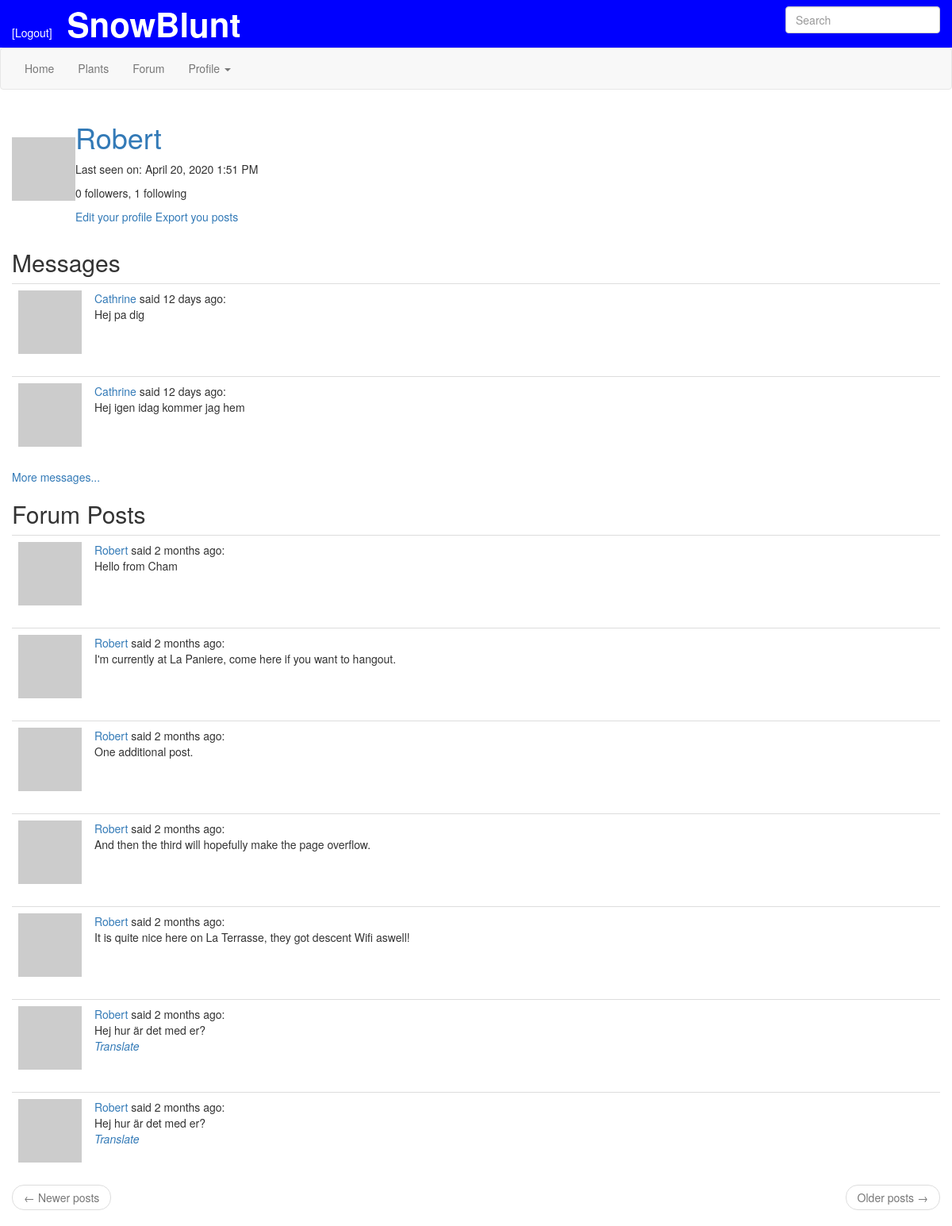
Page /user/Robert (signed in) on the earlier database version.
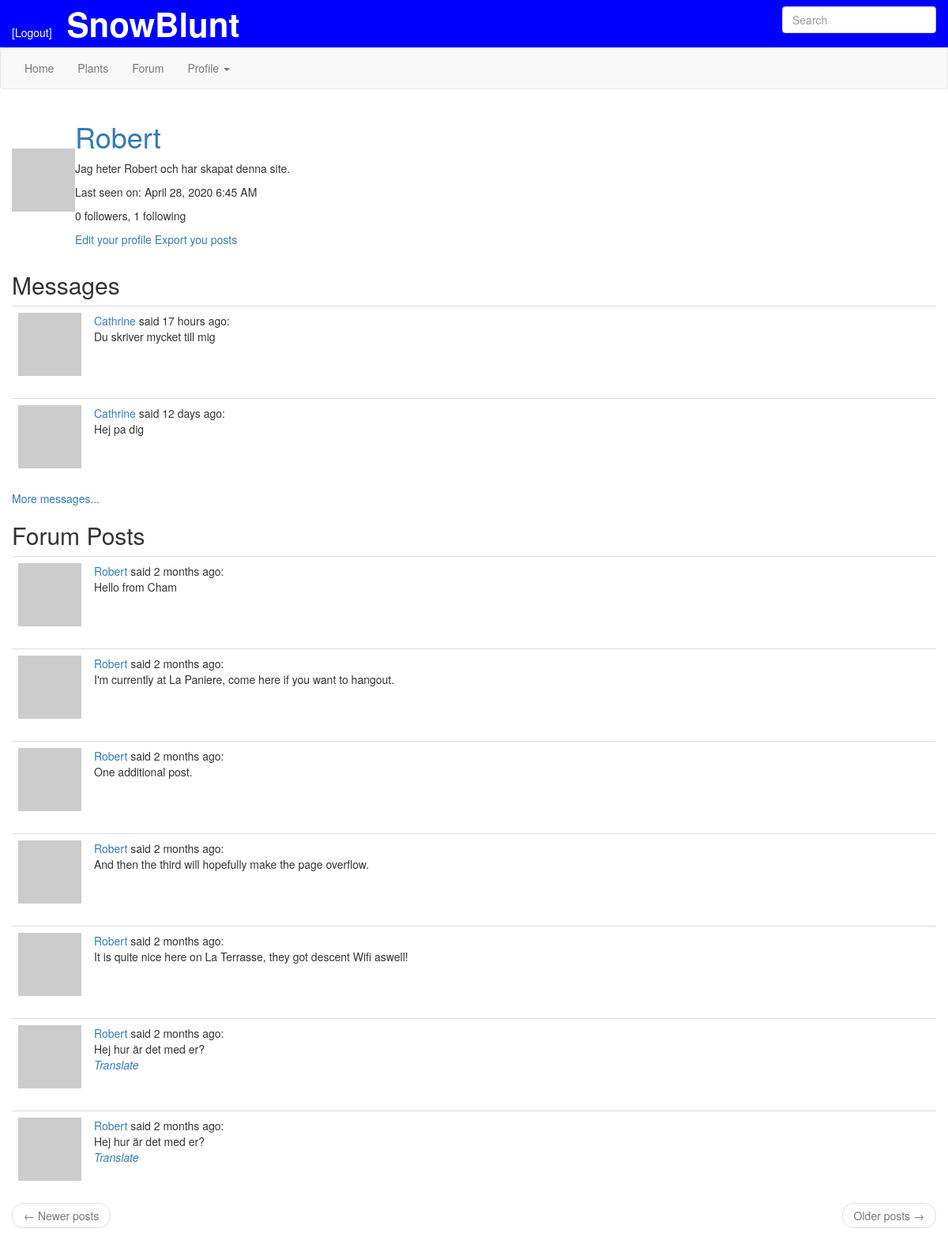
Same page on the later database version.
### app/models.py (models this page shows, shortened)
class PaginatedAPIMixin(object):
    @staticmethod
    def to_collection_dict(query, page, per_page, endpoint, **kwargs):
        resources = query.paginate(page, per_page, False)
        data = {
            'items': [item.to_dict() for item in resources.items],
            '_meta': {
                'page': page,
                'per_page': per_page,
                'total_page': resources.pages,
                'total_items': resources.total
            },
            '_links': {
                'self': url_for(endpoint, page=page, per_page=per_page,
                                **kwargs),
                'next': url_for(endpoint, page=page + 1, per_page=per_page,
                                **kwargs) if resources.has_next else None,
                'prev': url_for(endpoint, page=page - 1, per_page=per_page,
                                **kwargs) if resources.has_prev else None
            }
        }
        return data

class User(PaginatedAPIMixin, UserMixin, db.Model):
    id = db.Column(db.Integer, primary_key=True)
    username = db.Column(db.String(64), index=True, unique=True)
    email = db.Column(db.String(120), index=True, unique=True)
    password_hash = db.Column(db.String(128))
    posts = db.relationship('Post', backref='author', lazy='dynamic')
    about_me = db.Column(db.String(140))
    last_seen = db.Column(db.DateTime, default=datetime.utcnow)
    followed = db.relationship(
        'User', secondary=followers,
        primaryjoin=(followers.c.follower_id == id),
        secondaryjoin=(followers.c.followed_id == id),
        backref=db.backref('followers', lazy='dynamic'), lazy='dynamic')
    notifications = db.relationship('Notification', backref='user',
                                    lazy='dynamic')
    tasks = db.relationship('Task', backref='user', lazy='dynamic')
    messages_sent = db.relationship('Message',
                                    foreign_keys='Message.sender_id',
                                    backref='author', lazy='dynamic')
    messages_received = db.relationship('Message',
                                        foreign_keys='Message.recipient_id',
                                        backref='recipient', lazy='dynamic')
    last_message_read_time = db.Column(db.DateTime)
    token = db.Column(db.String(32), index=True, unique=True)
    token_expiration = db.Column(db.DateTime)
    def avatar(self, size):
        digest = md5(self.email.lower().encode('utf-8')).hexdigest()
        return 'https://www.gravatar.com/avatar/{}?d=identicon&s={}'.format(digest, size)
    def new_message(self):
        last_read_time = self.last_message_read_time or datetime(1900, 1, 1)
        return Message.query.filter_by(recipient=self).filter(
            Message.timestamp > last_read_time).count()
    def get_tasks_in_progress(self):
        return Task.query.filter_by(user=self, complete=False).all()
    def get_task_in_progress(self, name):
        return Task.query.filter_by(name=name, user=self,
                                    complete=False).first()

class Message(db.Model):
    id = db.Column(db.Integer, primary_key=True)
    sender_id = db.Column(db.Integer, db.ForeignKey('user.id'))
    recipient_id = db.Column(db.Integer, db.ForeignKey('user.id'))
    body = db.Column(db.String(140))
    timestamp = db.Column(db.DateTime, index=True, default=datetime.utcnow)

class SearchableMixin(object):
    @classmethod
    def before_commit(cls, session):
        session._changes = {
            'add': list(session.new),
            'update': list(session.dirty),
            'delete': list(session.deleted)
        }
    @classmethod
    def after_commit(cls, session):
        for obj in session._changes['add']:
            if isinstance(obj, SearchableMixin):
                add_to_index(obj.__tablename__, obj)
        for obj in session._changes['update']:
            if isinstance(obj, SearchableMixin):
                add_to_index(obj.__tablename__, obj)
        for obj in session._changes['delete']:
            if isinstance(obj, SearchableMixin):
                remove_from_index(obj.__tablename__, obj)
        session._changes = None

class Post(SearchableMixin, db.Model):
    __searchable__ = ['body']
    id = db.Column(db.Integer, primary_key=True)
    body = db.Column(db.String(140))
    timestamp = db.Column(db.DateTime, index=True, default=datetime.utcnow)
    user_id = db.Column(db.Integer, db.ForeignKey('user.id'))
    language = db.Column(db.String(5))

### app/main/routes.py (the view, shortened to what this page needs)
@bp.route('/user/<username>', methods=['GET', 'POST'])
@login_required
def user(username):
    user = User.query.filter_by(username=username).first_or_404()
    page = request.args.get('page', 1, type=int)
    if user == current_user:
        form = EditProfileForm(current_user.username)
        if form.validate_on_submit():
            current_user.username = form.username.data
            current_user.about_me = form.about_me.data
            db.session.commit()
            flash(_('Your changes have been saved.'))
            return redirect(url_for('main.user', username=username))
        elif request.method == 'GET':
            form.username.data = current_user.username
            form.about_me.data = current_user.about_me
    messages = current_user.messages_received \
        .order_by(Message.timestamp.desc()) \
        .limit(2)
    posts = current_user.posts.paginate(page,
                                        current_app.config['POSTS_PER_PAGE'],
                                        False)
    next_url = url_for('main.user', username=user.username, page=posts.next_num) \
        if posts.has_next else None
    prev_url = url_for('main.user', username=user.username, page=posts.prev_num) \
        if posts.has_prev else None
    return render_template('user.html', form=form, user=user, messages=messages, posts=posts.items,
                           next_url=next_url, prev_url=prev_url)

### app/main/forms.py (shortened to what this page needs)
class SearchForm(FlaskForm):
    q = StringField(_l('Search'), validators=[DataRequired()])
    def __init__(self, *args, **kwargs):
        if 'formdata' not in kwargs:
            kwargs['formdata'] = request.args
        if 'csrf_enabled' not in kwargs:
            kwargs['csrf_enabled'] = False
        super(SearchForm, self).__init__(*args, **kwargs)

class EditProfileForm(FlaskForm):
    username = StringField('Username', validators=[DataRequired()])
    about_me = TextAreaField('About me', validators=[Length(min=0, max=140)])
    submit = SubmitField('submit')
    def __init__(self, original_username, *args, **kwargs):
        super(EditProfileForm, self).__init__(*args, **kwargs)
        self.original_username = original_username

### app/main/routes.py (called while the page is built)
@bp.before_request
def before_request():
    if current_user.is_authenticated:
        current_user.last_seen = datetime.utcnow()
        db.session.commit()
        g.search_form = SearchForm()
    g.locale = str(get_locale())

### app/models.py (called while the page is built)
@login.user_loader
def load_user(id):
    return User.query.get(int(id))

### app/templates/user.html
{% extends "user_temp.html" %}
{% block user_content %}
    {% if user == current_user %}
    {% if messages %}
      <h2>{{ _('Messages') }}</h2>
      {% for post in messages %}
        {% include '_post.html' %}
      {% endfor %}
      <a href="{{ url_for('main.messages') }}">More messages...</a>
    {% endif %}
    {% endif %}
    <h2>{{ _('Forum Posts') }}</h2>
    {% if posts %}
      {% for post in posts %}
          {% include '_post.html' %}
      {% endfor %}
      <nav aria-label="...">
        <ul class="pager">
          <li class="previous{% if not prev_url %} disabled{% endif %}">
            <a href="{{ prev_url or '#'}}">
              <span aria-hidden="true">&larr;</span> Newer posts
            </a>
          </li>
          <li class="next{% if not next_url %} disabled{% endif %}">
            <a href="{{ next_url or '#'}}">
              Older posts <span aria-hidden="true">&rarr;</span>
            </a>
          </li>
        </ul>
      </nav>
    {% else %}
      <p> When you post something in the forum you will see it here. </p>
    {% endif %}
{% endblock %}

### app/templates/user_temp.html (shortened to what this page needs)
{% extends "template.html" %}
{% import 'bootstrap/wtf.html' as wtf %}
{% block app_content %}
  <div class="row">
    <div class="col-sm-6">
      <table>
        <tr>
          <td><img src="{{ user.avatar(128) }}"></td>
          <td>
            <h1><a href="{{ url_for('main.user', username=user.username) }}">
              {{ user.username }}
            </a></h1>
            {% if user.about_me %}<p>{{ user.about_me }}</p>{% endif %}
            {% if user.last_seen %}
              <p>Last seen on: {{ moment(user.last_seen).format('LLL') }}</p>
            {% endif %}
            <p>{{ user.followers.count() }} followers, {{ user.followed.count() }} following </p>
            <p>
            {% if user == current_user %}
                <a data-toggle="collapse" href="#edit_profile">Edit your profile</a>
              {% if not current_user.get_task_in_progress('export_posts') %}
                  <a href="{{ url_for('main.export_posts') }}">
                    {{ _('Export you posts') }}
                  </a>
              {% endif %}
            {% elif not current_user.is_following(user) %}
                <a href="{{ url_for('main.follow', username=user.username) }}">Follow</a>
            {% else %}
                <a href="{{ url_for('main.unfollow', username=user.username) }}">Unfollow</a>
            {% endif %}
            </p>
          </td>
        </tr>
      </table>
    </div>
    {% if form %}
    <div class="col-sm-4">
    </div>
    </div>
    <div class="row">
      <div class="col-sm-6">
      </div>
    {% endif %}
  </div>
  {% block user_content %}
  {% endblock %}
{% endblock %}

### app/templates/_post.html
<table class="table table-hover">
    <tr valign="top">
        <td width="70px">
          <a href="{{ url_for('main.user', username=post.author.username)}}">
          <img src="{{ post.author.avatar(36) }}">
        </td>
        <td>
            <span class="user_popup">
              <a href="{{ url_for('main.user', username=post.author.username)}}">
                {{ post.author.username }}
              </a>
            </span>
          said {{ moment(post.timestamp).fromNow() }}: <br>
          <span id="post{{ post.id }}">{{ post.body }}</span> <br>
          {% if post.language and post.langage != g.locale %}
          <span style='font-style: italic' id="translation{{ post.id }}">
            <a href="javascript:translate(
                      '#post{{ post.id }}',
                      '#translation{{ post.id }}',
                      '{{ post.language }}',
                      '{{ g.locale }}');">{{ _('Translate') }}</a>
          </span>
          {% endif %}
        </td>
    </tr>
</table>

Differences in the rows shown:
no longer on this page (row unchanged): Message: author.username "Cathrine", timestamp "12 days ago", body "Hej igen idag kommer jag hem"
changed User "Robert": about_me (not shown) → "Jag heter Robert och har skapat denna site."; last_seen "April 20, 2020 1:51 PM" → "April 28, 2020 6:45 AM"
added Message: author.username "Cathrine", timestamp "17 hours ago", body "Du skriver mycket till mig"
